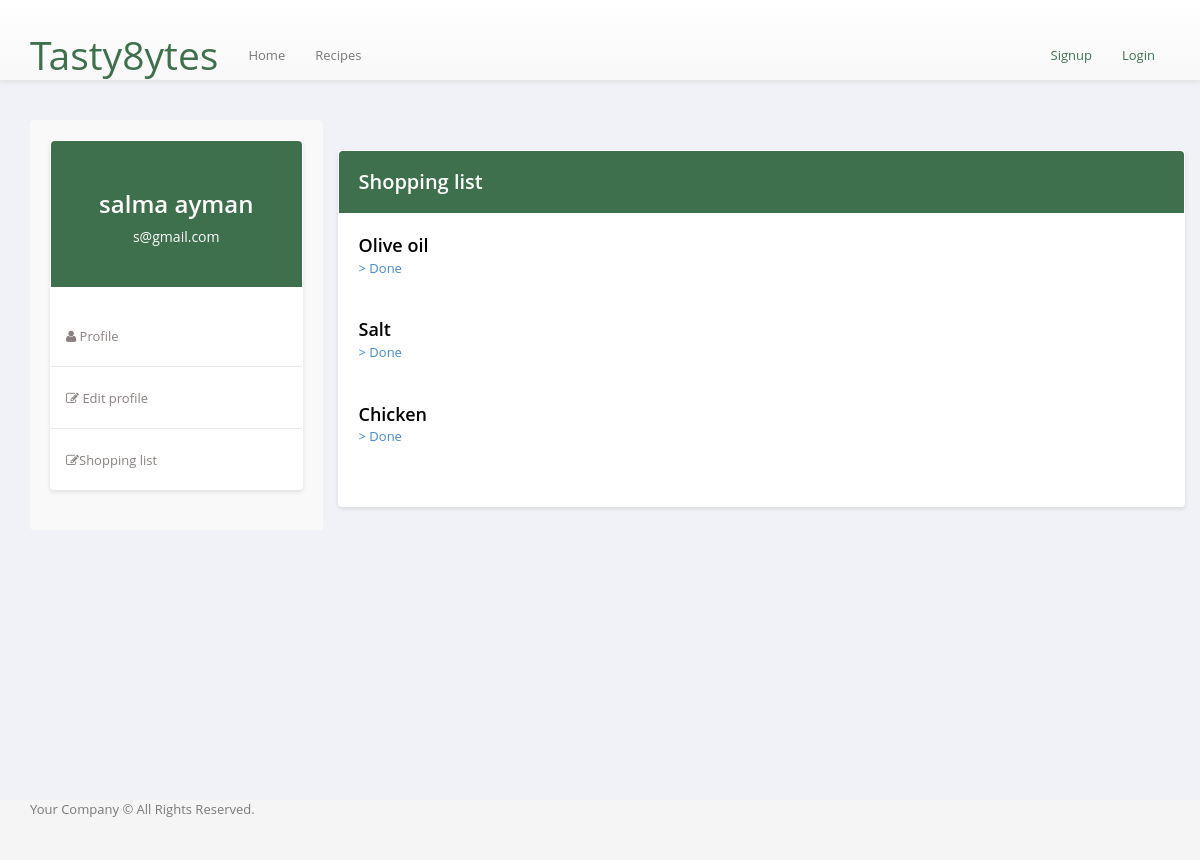
Screenshot of /shoplist/1 with the database file from the repository.
### backend/complete/models.py (models this page shows)
class User(db.Model, UserMixin):
    id = db.Column(db.Integer, primary_key=True)
    email = db.Column(db.String(150), unique=True)
    password = db.Column(db.String(150))
    first_name = db.Column(db.String(150))
    last_name = db.Column(db.String(150))
    isChef = db.Column(db.String, default='off')

### tables this page shows
CREATE TABLE ShopList (
                UserID INTEGER,
                IngredientName varchar(255),
                FOREIGN KEY(UserID) REFERENCES User(id),
                FOREIGN KEY(IngredientName) REFERENCES Ingredient(Ingredient_name)
            );

### backend/complete/views.py (the view)
@views.route('/shoplist/<userid>')
def shoppinglist(userid):
    object=shopping_list_database("instance\\MainDB.db")
    listofingrients=object.display_shopping_list(userid)
    object = user_database("instance\\MainDB.db")
    userinfo= object.get_user(int(userid))
    return render_template('pages/usershoppinglist.html',item=userinfo, shoplist=listofingrients)

### controllers/database.py (called while the page is built)
    def l_tuple_to_list(self,tuplee):                       #function to change a list of tuples to a normal list
        listt =[]
        for item in tuplee:
            for itemm in item:
                listt.append(itemm)        # all the ingredients are now in a normal list
        return listt

    def establish_connection(self):
        self.connection = sqlite3.connect(self.database_name, timeout = 5000)

    def cursor(self):
        return self.connection.cursor()

    def get_user(self, user_id):
        query = f'Select * from User where id = {user_id}'
        cursor=self.cursor().execute(query)
        data=cursor.fetchall()
        data=self.l_tuple_to_list(data)
        return data

    def display_shopping_list(self, user_id):
        query = 'select * from ShopList where UserID = ?'
        data = self.cursor().execute(query, (user_id,))
        ingredients_tuple = data.fetchall()
        list_ingredients = []
        for ingredient in ingredients_tuple:
            list_ingredients.append(ingredient[1])
        return list_ingredients

### backend/complete/templates/pages/usershoppinglist.html (shortened to what this page needs)
{% extends 'layouts/main.html' %}
{% block content %}
<div class="container">
  <div class="row">
    <div class="profile-nav col-md-3">
      <div class="panel">
        <div class="user-heading round">
          <h1>{{item[3]}} {{item[4]}}</h1>
          <p>{{item[1]}}</p>
        </div>
        <ul class="nav nav-pills nav-stacked">
          <li><a href="{{ url_for('views.userprofile',userid=current_user.id) }}"> <i class="fa fa-user"></i> Profile</a></li>
          <li><a href="{{ url_for('views.useredit', userid=current_user.id) }}"> <i class="fa fa-edit"></i> Edit profile</a></li>
          <li><a href="{{ url_for('views.shoppinglist', userid=current_user.id) }}"> <i class="fa fa-edit"></i>Shopping list</a></li>
        </ul>
      </div>
    </div>
    <div class="profile-info col-md-9">
      <div class="panel">
        <div class="bio-graph-heading">
          <h2>Shopping list</h2>
        </div>
        <div class="panel-body bio-graph-info">
          {% for ingredient in shoplist %}
          <form method="POST">
            <div class="row">
              <div class="col-md-9 bio-row">
                <span><p class="recipe-name">{{ingredient}}</p> <a href="{{ url_for('views.removeshoplistitem', userid=current_user.id, removeingredient=ingredient) }}"> > Done </a></span>
              </div>
            </div>
          </form>
        {% endfor %}
        </div>
      </div>
    </div>
  </div>
</div>
{% endblock %}

### backend/complete/static/css/layout.main.css (style rules this page uses)
html, body { height: 100%; }

### backend/complete/static/css/main.css (style rules this page uses)
a { cursor: pointer; }
.row:after { content: ""; display: table; clear: both; }
body { color: #797979; background: #f1f2f7; font-family: 'Open Sans', sans-serif; padding: 0px !important; margin: 0px !important; font-size: 13px; text-rendering: optimizeLegibility; -webkit-font-smoothing: antialiased; -moz-font-smoothing: antialiased; }
.container { margin-top: 30px; }
.profile-nav { background-color: #f9f9f9; padding: 20px; border-radius: 4px; }
.panel { border-radius: 4px; box-shadow: 0 2px 4px rgba(0, 0, 0, 0.1); background-color: #ffffff; }
.user-heading { background-color: #3F704D; color: #ffffff; padding: 30px; text-align: center; border-radius: 4px 4px 0 0; }
.user-heading h1 { font-size: 24px; font-weight: 600; margin-bottom: 5px; }
.user-heading p { font-size: 14px; margin-top: 10px; }
.profile-nav ul { margin-top: 20px; padding-left: 0; }
.profile-nav ul > li { list-style: none; padding: 10px 0; border-bottom: 1px solid #ebeae6; }
.profile-nav ul > li:last-child { border-bottom: none; }
.profile-nav ul > li > a { color: #89817f; font-weight: 500; transition: all 0.3s ease; }
.profile-info { margin-top: 30px; }
.bio-graph-heading { background-color: #3F704D; color: #ffffff; padding: 20px; border-radius: 4px 4px 0 0; }
.bio-graph-heading h2 { font-size: 20px; font-weight: 600; margin: 0; }
.panel-body { padding: 20px; }
.bio-row { margin-bottom: 20px; }
.bio-row p { margin: 0; }
.recipe-name { font-size: 18px; font-weight: 600; }
.row { margin-bottom: 20px; }

### rows the page displays
User: first_name "salma", last_name "ayman", email "s@gmail.com"
ShopList: IngredientName "Olive oil"
ShopList: IngredientName "Salt"
ShopList: IngredientName "Chicken"
